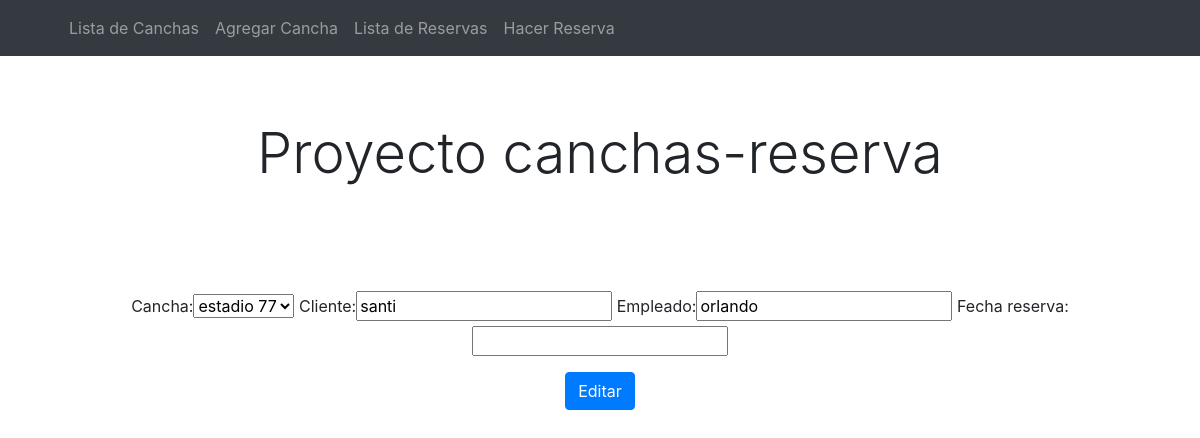
Screenshot of /editarReserva/1/ with the database file from the repository.
### proyecto/models.py (models this page shows)
class Cancha(models.Model):
    cancha = models.CharField(max_length=80)
    codigoInterno = models.CharField(max_length=40)
    tipo = models.CharField(max_length=40)
    vestuarioDisponible = models.BooleanField()
    iluminacion = models.BooleanField()
    cespedSintetico = models.BooleanField()
    def __str__(self):
        return self.cancha

class Reserva(models.Model):
    cancha = models.ForeignKey(Cancha, on_delete=models.CASCADE)
    cliente = models.CharField(max_length=50)
    empleado = models.CharField(max_length=50)
    fecha_reserva = models.DateTimeField(auto_now_add=False, auto_now=False, blank=True, null=True)

### proyecto/views.py (the view)
# urls.py: path('editarReserva/<reserva_id>/', views.editarReserva, name='editarReserva'),
def editarReserva(request, reserva_id):
    reserva = Reserva.objects.get(id=reserva_id)
    if request.method == 'POST':
        form = ReservaForm(request.POST, instance=reserva)
        if form.is_valid():
            form.save()
            return redirect('listaReserva')
    else:
        form = ReservaForm(instance=reserva)
    context = {'form':form}
    return render(request, 'proyecto/editarReserva.html', context)

### proyecto/forms.py
class ReservaForm(forms.ModelForm):
    class Meta:
        model = Reserva
        fields = ['cancha','cliente','empleado', 'fecha_reserva']

### proyecto/templates/proyecto/editarReserva.html (shortened to what this page needs)
{% extends 'proyecto/layout.html' %}
    {% block content %}
        <div class="container text-center">
            <form method="post">
            <div class="form-group">
                {{ form }}
            </div>
            <button type="submit" class="btn btn-primary">Editar</button>
            </form>
        </div>
    {% endblock  %}

### rows the page displays
Cancha: cancha "estadio 77"
Reserva: cliente "santi", empleado "orlando"
